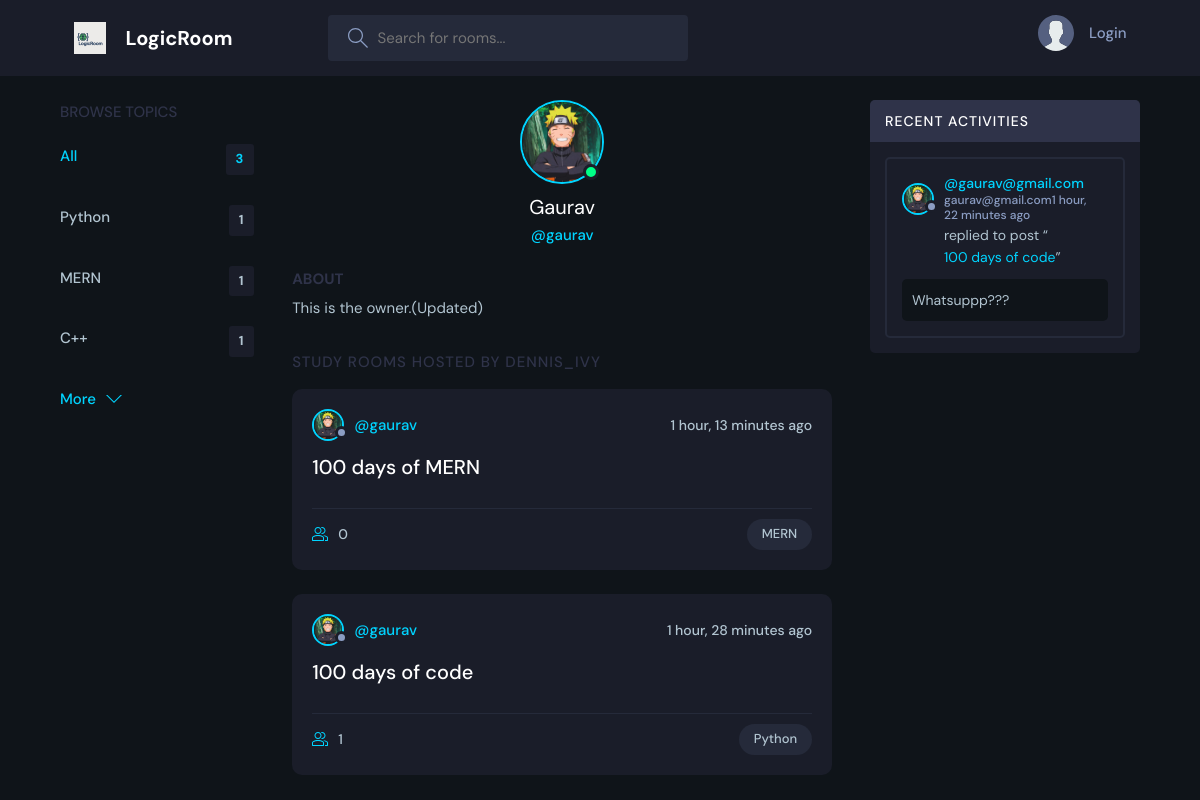
Page /profile/1/ on the committed database.
### base/models.py (models this page shows, shortened)
class Topic(models.Model):
  name = models.CharField(max_length=200)

class User(AbstractUser):
  name = models.CharField(max_length=200, null=True)
  email = models.EmailField(unique = True,null=True)
  bio = models.TextField(null=True)
  avatar = models.ImageField(null=True, default="avatar.svg")
  USERNAME_FIELD = 'email'
  REQUIRED_FIELDS = []

class Room(models.Model):
  host = models.ForeignKey(User, on_delete= models.SET_NULL,null=True)
  topic = models.ForeignKey(Topic, on_delete= models.SET_NULL,null=True)
  participants = models.ManyToManyField(User,related_name='participants',blank=True)
  name = models.CharField(max_length=200)
  description = models.TextField(null= True, blank= True)
  updated = models.DateTimeField(auto_now= True)
  created = models.DateTimeField(auto_now_add=True)
  class Meta:
    ordering = ['-updated','-created']
  def __str__(self):
    return self.name

class Message(models.Model):
  user = models.ForeignKey(User, on_delete=models.CASCADE)
  room = models.ForeignKey(Room,on_delete= models.CASCADE)
  body = models.TextField()
  updated = models.DateTimeField(auto_now= True)
  created = models.DateTimeField(auto_now_add=True)
  class Meta:
    ordering = ['-updated','-created']

### base/views.py (the view)
# urls.py: path('profile/<int:pk>/',views.userProfile, name='user-profile'),
def userProfile(request,pk):
  user = User.objects.get(id =pk)
  rooms = user.room_set.all()
  room_messagess = user.message_set.all()
  topics = Topic.objects.all()
  context = {
    'user':user,'rooms':rooms,'room_messagess':room_messagess,'topics':topics
  }
  return render(request,'base/profile.html',context)

### base/templates/base/profile.html (shortened to what this page needs)
{% extends 'main.html' %}
{% block content %}
<main class="profile-page layout layout--3">
  <div class="container">
    {% include 'base/topics_components.html' %}
    <div class="roomList">
      <div class="profile">
        <div class="profile__avatar">
          <div class="avatar avatar--large active">
            <img src="{{user.avatar.url}}" />
          </div>
        </div>
        <div class="profile__info">
          <h3>{{user.name}}</h3>
          <p>@{{user.username}}</p>
        </div>
        <div class="profile__about">
          <h3>About</h3>
          <p>
            {{user.bio}}
          </p>
        </div>
      </div>
      <div class="roomList__header">
        <div>
          <h2>Study Rooms Hosted by dennis_ivy</a>
          </h2>
        </div>
      </div>
      {% include 'base/feed_component.html' %}
    </div>
    {% include 'base/activity_component.html' %}
  </div>
</main>
{% endblock content %}

### base/templates/base/topics_components.html
<div class="topics">
  <div class="topics__header">
    <h2>Browse Topics</h2>
  </div>
  <ul class="topics__list">
    <li>
      <a href="{%url 'home'%}" class="active"
        >All <span>{{topics.count}}</span></a
      >
    </li>
    {%for topic in topics%}
    <li>
      <a href="{%url 'home'%}?q={{topic.name}}"
        >{{topic.name}}<span>{{topic.room_set.all.count}}</span></a
      >
    </li>
    {%endfor%}
  </ul>
  <a class="btn btn--link" href="{% url 'topics'%}">
    More
    <svg
      version="1.1"
      xmlns="http://www.w3.org/2000/svg"
      width="32"
      height="32"
      viewBox="0 0 32 32"
    >
      <title>chevron-down</title>
      <path d="M16 21l-13-13h-3l16 16 16-16h-3l-13 13z"></path>
    </svg>
  </a>
</div>

### base/templates/base/feed_component.html (shortened to what this page needs)
{%for room in rooms%}
<div class="roomListRoom">
  <div class="roomListRoom__header">
    <a href="{%url 'user-profile' room.host.id%}" class="roomListRoom__author">
      <div class="avatar avatar--small">
        <img src="{{room.host.avatar.url}}" />
      </div>
      <span>@{{room.host.username}}</span>
    </a>
    <div class="roomListRoom__actions">
      <span>{{room.created | timesince}} ago</span>
    </div>
  </div>
  <div class="roomListRoom__content">
    <a href="{% url 'room' room.id%}">{{room.name}}</a>
  </div>
  <div class="roomListRoom__meta">
    <a href="{% url 'room' room.id%}" class="roomListRoom__joined">
      {{room.participants.all.count}}
    </a>
    <p class="roomListRoom__topic">{{room.topic.name}}</p>
  </div>
</div>
{%endfor%}

### base/templates/base/activity_component.html (shortened to what this page needs)
<div class="activities">
  <div class="activities__header">
    <h2>Recent Activities</h2>
  </div>
  {%for message in room_messagess%}
  <div class="activities__box">
    <div class="activities__boxHeader roomListRoom__header">
      <a
        href="{%url 'user-profile' message.user.id%}"
        class="roomListRoom__author"
      >
        <div class="avatar avatar--small">
          <img src="{{message.user.avatar.url}}" />
        </div>
        <p>
          @{{message.user}}
          <span>{{message.user}}{{message.created | timesince}} ago</span>
        </p>
      </a>
    </div>
    <div class="activities__boxContent">
      <p>
        replied to post “<a href="{%url 'room' message.room.id%}"
          >{{message.room}}</a
        >”
      </p>
      <div class="activities__boxRoomContent">{{message.body}}</div>
    </div>
  </div>
  {% endfor %}
</div>

### rows in the picture
Topic: name "Python", room_set.all.count "1"
Topic: name "MERN", room_set.all.count "1"
Topic: name "C++", room_set.all.count "1"
User: avatar (picture), name "Gaurav", username "gaurav", bio "This is the owner.(Updated)"
Room: host.avatar (picture), host.username "gaurav", created "1 hour, 13 minutes", name "100 days of MERN", participants.all.count "0", topic.name "MERN"
Room: host.avatar (picture), host.username "gaurav", created "1 hour, 28 minutes", name "100 days of code", participants.all.count "1", topic.name "Python"
Message: user.avatar (picture), user "gaurav@gmail.com", created "1 hour, 22 minutes", room "100 days of code", body "Whatsuppp???"

### other values in the picture
{{ topics.count }} "3"
